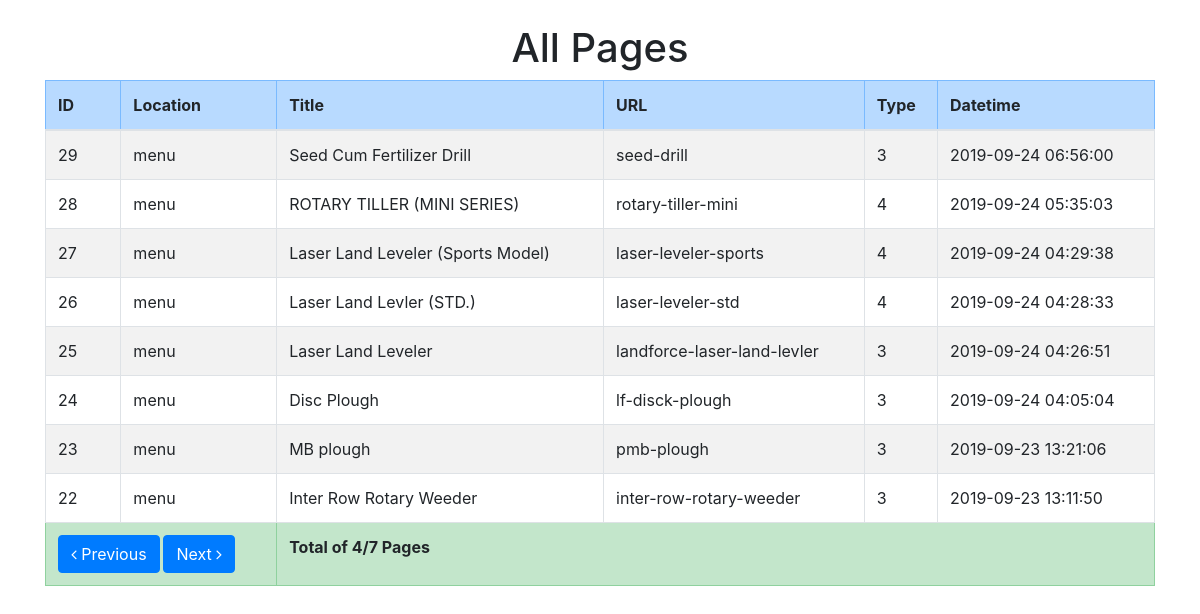
The app's page /index.php?page=4 with its own data.
### tables this page shows
CREATE TABLE `page` (
  `id` int(11) NOT NULL,
  `location` varchar(20) NOT NULL COMMENT 'menu or footer',
  `url` varchar(150) NOT NULL,
  `title` varchar(150) NOT NULL,
  `meta_kw` varchar(255) NOT NULL,
  `meta_txt` varchar(255) NOT NULL,
  `heading` varchar(255) NOT NULL,
  `txt` text NOT NULL,
  `type` int(11) NOT NULL COMMENT '1 content, 2 category, 3 product, 4 product modal, 5 apply for job, 6 customer feedback form, 7 contact form, 8 apply as supplier',
  `type_ref` int(11) NOT NULL COMMENT 'id from ''prod,prod_cat,prod_model'' tables',
  `datetime` timestamp NOT NULL DEFAULT current_timestamp()
);

### Pagination.php (called while the page is built, shortened)
<?php
class Pagination
{
	private $per_page;
	private $conn;
	private $sql;
	public function __construct($conn, $sql, $per_page)
	{
		$this->conn 	= $conn;
		$this->sql 		= $sql;
		$this->per_page = $per_page;
	}
	private function totalRows()
	{
		$sql = $this->sql;
		$statement = $this->conn->prepare($sql);
		$statement->execute();
		$result = $statement->get_result();
		$totalRows = $result->num_rows;
		return $totalRows;
	}
	private function currentPage()
	{
		if(filter_has_var(INPUT_GET, 'page'))
		{
			$page = filter_input(INPUT_GET, 'page', FILTER_VALIDATE_INT);
		}
		else
		{
			$page = 1;
		}
		return $page;
	}
	private function offset()
	{
		return $this->per_page * ($this->currentPage() - 1);
	}
	private function totalPages()
	{
		return ceil($this->totalRows() / $this->per_page);
	}
	private function executeQuery()
	{
		$sql = $this->sql." LIMIT ".$this->offset().",".$this->per_page;
		$statement = $this->conn->prepare($sql);
		$statement->execute();
		$result = $statement->get_result();
		return $result;
	}
	public function nextAndPreviousButtons()
	{
		$results 		= [];
		$this->php_self = basename($_SERVER['PHP_SELF']);
		$page 			= $this->currentPage();
		$totalPages 	= $this->totalPages();
		if($page > 1 )
			$results['previous'] = $this->php_self.'?page='.($page-1);
		else
			$results['previous'] = 'javascript:void(0)';
		if($page < $totalPages )
			$results['next'] = $this->php_self.'?page='.($page+1);
		else
			$results['next'] = 'javascript:void(0)';
		$results['page'] = $page;
		$results['totalPages'] = $totalPages;
		$results['query'] = $this->executeQuery();
		return $results;
	}
}

### index.php (the view, shortened to what this page needs)
<?php
include 'config.php';
include 'Pagination.php';
?>
<!DOCTYPE html>
<html lang="en">
<head>
	<link rel="stylesheet" href="https://maxcdn.bootstrapcdn.com/bootstrap/4.4.1/css/bootstrap.min.css">
	<link rel="stylesheet" href="https://cdnjs.cloudflare.com/ajax/libs/font-awesome/4.7.0/css/font-awesome.min.css">
</head>
<body>
	<div class="container pt-4">
		<h1 class="text-center">All Pages</h1>
		<table class="table table-striped table-bordered">
		    <thead>
		      <tr class="table-primary">
		        <th>ID</th>
		        <th>Location</th>
		        <th>Title</th>
		        <th>URL</th>
		        <th>Type</th>
		        <th>Datetime</th>
		      </tr>
		    </thead>
		    <tbody>
		      <?php
		      	$sql = "SELECT * FROM page ORDER BY id DESC";
		      	$pagination = New Pagination($conn, $sql, 8);
		      	$result = $pagination->nextAndPreviousButtons();
		      ?>
		      <?php while($row = $result['query']->fetch_object()) : ?>
		      	<tr>
		      		<td><?php echo $row->id ?></td>
		      		<td><?php echo $row->location ?></td>
		      		<td><?php echo $row->title ?></td>
		      		<td><?php echo $row->url ?></td>
		      		<td><?php echo $row->type ?></td>
		      		<td><?php echo $row->datetime ?></td>
		      	</tr>
		      <?php endwhile; ?>
		    </tbody>
		    <tfoot>
		    	<tr class="table-success">
		    		<th colspan="2">
		    			<a class="btn btn-primary" href="<?php echo $result['previous'] ?>"><i class="fa fa-angle-left"></i> Previous</a>
		    			<a class="btn btn-primary" href="<?php echo $result['next'] ?>">Next <i class="fa fa-angle-right"></i></a>
		    		</th>
		    		<th colspan="4">
		    			Total of <?php echo $result['page'].'/'.$result['totalPages'].' Pages'; ?>
		    		</th>
		    	</tr>
		    </tfoot>
		  </table>
	</div>
</body>
</html>

### records on screen
page: id "29", location "menu", title "Seed Cum Fertilizer Drill", url "seed-drill", type "3", datetime "2019-09-24 06:56:00"
page: id "28", location "menu", title "ROTARY TILLER (MINI SERIES)", url "rotary-tiller-mini", type "4", datetime "2019-09-24 05:35:03"
page: id "27", location "menu", title "Laser Land Leveler (Sports Model)", url "laser-leveler-sports", type "4", datetime "2019-09-24 04:29:38"
page: id "26", location "menu", title "Laser Land Levler (STD.)", url "laser-leveler-std", type "4", datetime "2019-09-24 04:28:33"
page: id "25", location "menu", title "Laser Land Leveler", url "landforce-laser-land-levler", type "3", datetime "2019-09-24 04:26:51"
page: id "24", location "menu", title "Disc Plough", url "lf-disck-plough", type "3", datetime "2019-09-24 04:05:04"
page: id "23", location "menu", title "MB plough", url "pmb-plough", type "3", datetime "2019-09-23 13:21:06"
page: id "22", location "menu", title "Inter Row Rotary Weeder", url "inter-row-rotary-weeder", type "3", datetime "2019-09-23 13:11:50"

### other values on screen
$result['page'] "4"
$result['totalPages'] "7"
